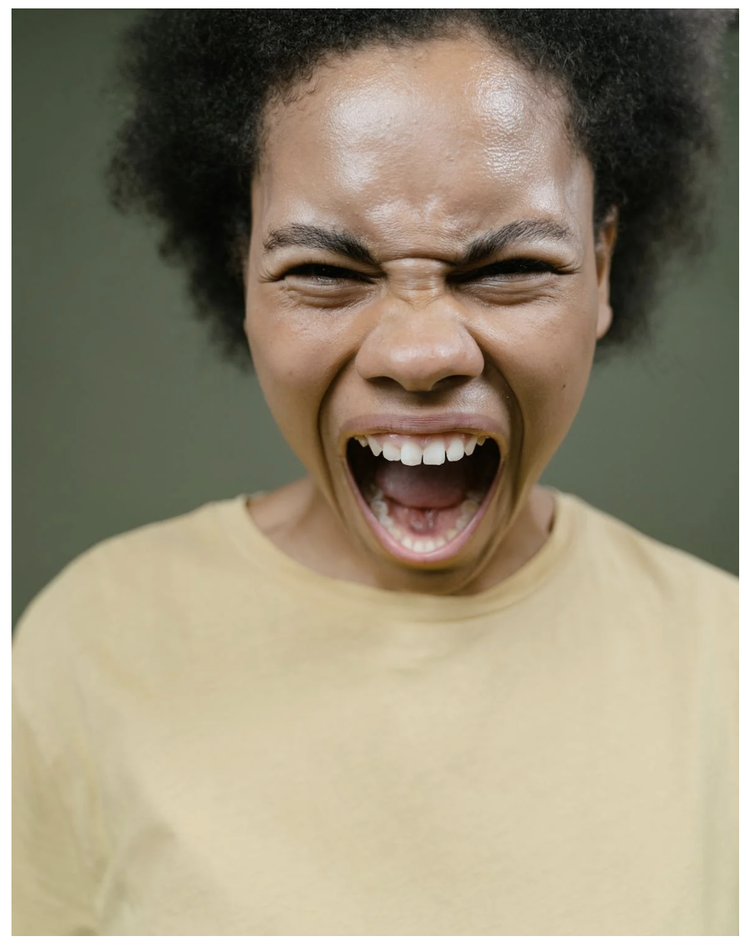
#> input picture angry.png, 746 x 946 px, shrunk from 974 x 1236 before the run
$ python explore_image.py
#> lines starting #> are read from the running program, lines starting #| are printed output that depends on the picture
import cv2
import numpy as np

img = cv2.imread("angry.png")
#> img is the input picture: shape (946, 746, 3); mean B, G, R 119.4, 141.3, 150.6

# 1. What shape is this image?
print("Shape:", img.shape)           # (height, width, 3)
#| Shape: (946, 746, 3)
print("Data type:", img.dtype)       # uint8 — values 0 to 255
#| Data type: uint8
print("Total values:", img.size)     # height × width × 3
#| Total values: 2117148

# 2. Read one pixel (row 100, column 200)
pixel = img[100, 200]
#> pixel = [26, 30, 29]
print("Pixel at [100,200]:", pixel)  # [Blue, Green, Red]  ← OpenCV is BGR!
#| Pixel at [100,200]: [26 30 29]

# 3. Convert to grayscale
gray = cv2.cvtColor(img, cv2.COLOR_BGR2GRAY)
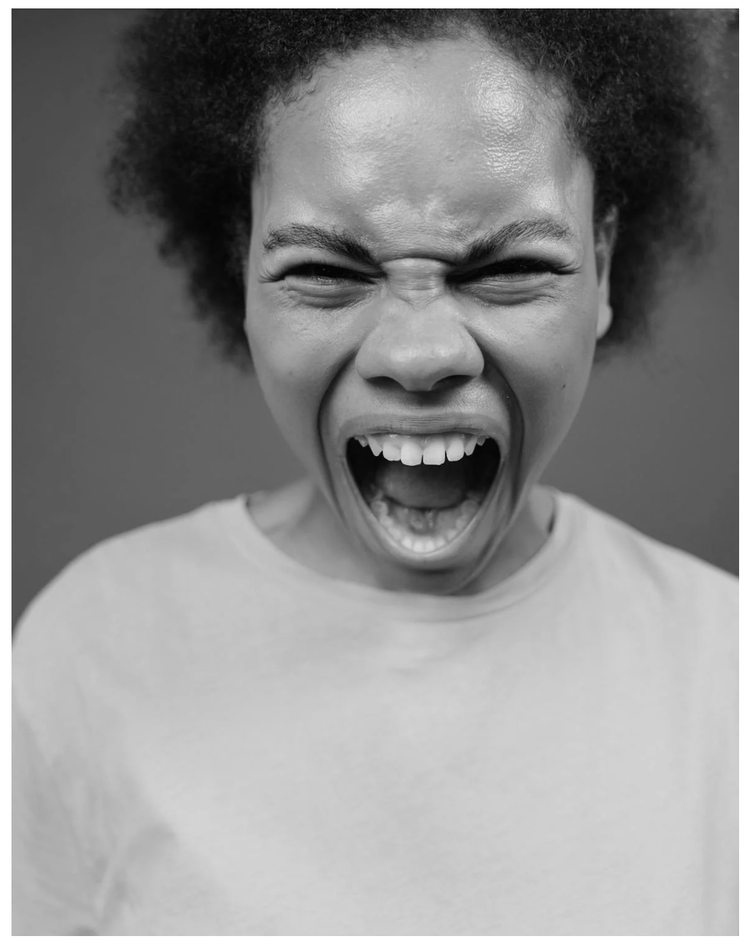
#> gray: shape (946, 746); min 0, max 255, mean 141.5
print("Grayscale shape:", gray.shape)  # (height, width) — no 3rd dimension
#| Grayscale shape: (946, 746)

# 4. Show the image in a window (press any key to close)
cv2.imshow("Original", img)
cv2.imshow("Grayscale", gray)
cv2.waitKey(0)
cv2.destroyAllWindows()
